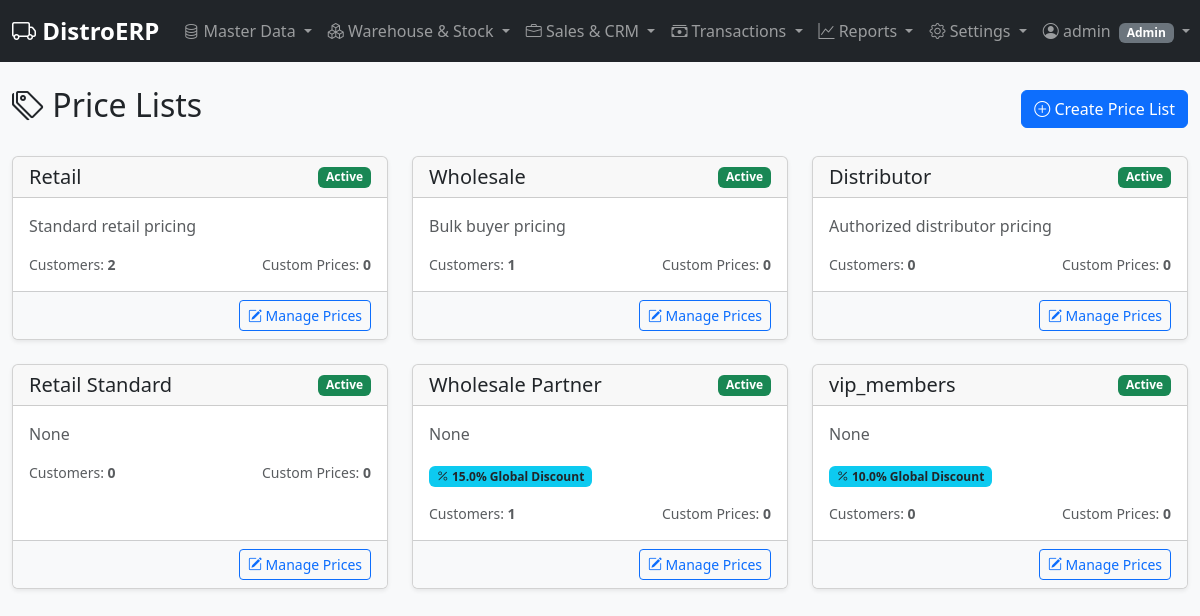
/price-lists (signed in), run on the app's committed database.
### erp/models.py (models this page shows, shortened)
class User(db.Model, UserMixin):
    id = db.Column(db.Integer, primary_key=True)
    username = db.Column(db.String(64), unique=True, nullable=False, index=True)
    password_hash = db.Column(db.String(128), nullable=False)
    role = db.Column(db.String(20), default='Sales', nullable=False) # Admin, Manager, Sales, Technician, Accountant

class PriceList(db.Model):
    id = db.Column(db.Integer, primary_key=True)
    name = db.Column(db.String(100), unique=True, nullable=False)
    description = db.Column(db.String(200))
    discount_percentage = db.Column(db.Float, default=0.0) # Flat discount for the entire list
    is_active = db.Column(db.Boolean, default=True)
    items = db.relationship('PriceListItem', backref='price_list', cascade="all, delete-orphan")

### erp/routes.py (the view)
@bp.route('/price-lists')
@login_required
def price_lists():
    lists = PriceList.query.all()
    return render_template('price_lists.html', price_lists=lists)

### erp/templates/price_lists.html (shortened to what this page needs)
{% extends "base.html" %}
{% block content %}
<div class="d-flex justify-content-between align-items-center mb-4">
    <h2><i class="bi bi-tags"></i> Price Lists</h2>
    {% if current_user.role in ['Admin', 'Manager'] %}
    <a href="{{ url_for('main.add_price_list') }}" class="btn btn-primary">
        <i class="bi bi-plus-circle"></i> Create Price List
    </a>
    {% endif %}
</div>
<div class="row">
    {% for pl in price_lists %}
    <div class="col-md-4 mb-4">
        <div class="card h-100 shadow-sm">
            <div class="card-header d-flex justify-content-between align-items-center">
                <h5 class="mb-0">{{ pl.name }}</h5>
                {% if pl.is_active %}
                <span class="badge bg-success">Active</span>
                {% else %}
                <span class="badge bg-secondary">Inactive</span>
                {% endif %}
            </div>
            <div class="card-body">
                <p class="text-muted">{{ pl.description }}</p>
                {% if pl.discount_percentage and pl.discount_percentage > 0 %}
                <div class="mb-3">
                    <span class="badge bg-info text-dark">
                        <i class="bi bi-percent"></i> {{ pl.discount_percentage }}% Global Discount
                    </span>
                </div>
                {% endif %}
                <div class="d-flex justify-content-between small text-muted">
                    <span>Customers: <strong>{{ pl.customers|length }}</strong></span>
                    <span>Custom Prices: <strong>{{ pl.items|length }}</strong></span>
                </div>
            </div>
            <div class="card-footer bg-light text-end">
                 <a href="{{ url_for('main.manage_price_list', id=pl.id) }}" class="btn btn-outline-primary btn-sm">
                    <i class="bi bi-pencil-square"></i> Manage Prices
                 </a>
            </div>
        </div>
    </div>
    {% else %}
    <div class="col-12 py-5 text-center text-muted">
        <i class="bi bi-tags display-4 mb-3"></i>
        <p>No price lists defined yet.</p>
    </div>
    {% endfor %}
</div>
{% endblock %}

### erp/templates/base.html (shortened to what this page needs)
<!DOCTYPE html>
<html lang="en">
  <head>
    <link
      href="https://cdn.jsdelivr.net/npm/bootstrap@5.3.2/dist/css/bootstrap.min.css"
      rel="stylesheet"
    />
    <link
      rel="stylesheet"
      href="https://cdn.jsdelivr.net/npm/bootstrap-icons@1.11.1/font/bootstrap-icons.css"
    />
  </head>
  <body>
    <nav class="navbar navbar-expand-lg navbar-dark bg-dark sticky-top">
      <div class="container-fluid">
        <a class="navbar-brand" href="{{ url_for('main.dashboard') }}">
          <i class="bi bi-truck"></i> DistroERP
        </a>
        <div class="collapse navbar-collapse" id="mainNav">
          <ul class="navbar-nav me-auto mb-2 mb-lg-0">
            <li class="nav-item dropdown">
              <a
                class="nav-link dropdown-toggle"
                href="#"
                role="button"
                data-bs-toggle="dropdown"
              >
                <i class="bi bi-database"></i> Master Data
              </a>
                {% if current_user.role in ['Admin', 'Manager', 'Sales'] %}
                </li>
                {% endif %}
              </ul>
            <li class="nav-item dropdown">
               <a class="nav-link dropdown-toggle" href="#" role="button" data-bs-toggle="dropdown">
                  <i class="bi bi-boxes"></i> Warehouse & Stock
               </a>
            </li>
            <li class="nav-item dropdown">
               <a class="nav-link dropdown-toggle" href="#" role="button" data-bs-toggle="dropdown">
                  <i class="bi bi-briefcase"></i> Sales & CRM
               </a>
            </li>
            <li class="nav-item dropdown">
              <a
                class="nav-link dropdown-toggle"
                href="#"
                role="button"
                data-bs-toggle="dropdown"
              >
                <i class="bi bi-cash-stack"></i> Transactions
              </a>
            </li>
            {% if current_user.role in ['Admin', 'Accountant'] %}
            <li class="nav-item dropdown">
              <a
                class="nav-link dropdown-toggle"
                href="#"
                role="button"
                data-bs-toggle="dropdown"
              >
                <i class="bi bi-graph-up"></i> Reports
              </a>
            </li>
            {% endif %}
            {% if current_user.role in ['Admin', 'Manager'] %}
            <li class="nav-item dropdown">
              <a
                class="nav-link dropdown-toggle"
                href="#"
                role="button"
                data-bs-toggle="dropdown"
              >
                <i class="bi bi-gear"></i> Settings
              </a>
            </li>
            {% endif %}
          <ul class="navbar-nav ms-auto">
            {% if current_user.is_authenticated %}
            <li class="nav-item dropdown">
              <a class="nav-link dropdown-toggle" href="#" role="button" data-bs-toggle="dropdown">
                <i class="bi bi-person-circle"></i> {{ current_user.username }}
                <span class="badge bg-secondary ms-1">{{ current_user.role }}</span>
              </a>
            </li>
            {% else %}
            <li class="nav-item">
              <a class="nav-link" href="{{ url_for('main.login') }}"><i class="bi bi-box-arrow-in-right"></i> Login</a>
            </li>
            {% endif %}
          </ul>
        </div>
      </div>
    </nav>
    <main class="container-fluid mt-4">
       {% block content %}{% endblock %}
    </main>
  </body>
</html>

### erp/templates/base.html (style rules this page uses)
body { background-color: #f8f9fa; }
.navbar-brand { font-weight: bold; font-size: 1.5rem; }
.card { box-shadow: 0 0.125rem 0.25rem rgba(0, 0, 0, 0.075); }

### data on the page
User: username "admin", role "Admin"
PriceList: name "Retail", is_active "Active", description "Standard retail pricing", customers|length "2", items|length "0"
PriceList: name "Wholesale", is_active "Active", description "Bulk buyer pricing", customers|length "1", items|length "0"
PriceList: name "Distributor", is_active "Active", description "Authorized distributor pricing", customers|length "0", items|length "0"
PriceList: name "Retail Standard", is_active "Active", description "None", customers|length "0", items|length "0"
PriceList: name "Wholesale Partner", is_active "Active", description "None", discount_percentage "15.0", customers|length "1", items|length "0"
PriceList: name "vip_members", is_active "Active", description "None", discount_percentage "10.0", customers|length "0", items|length "0"
